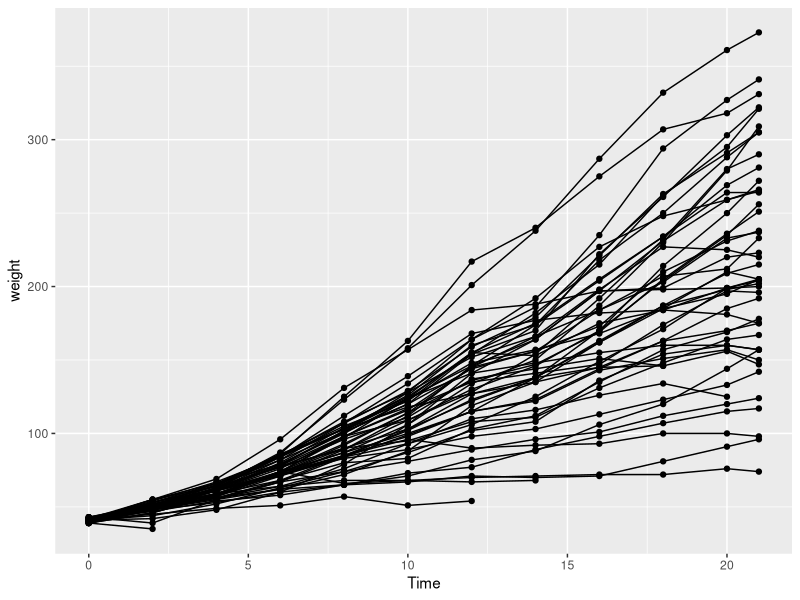
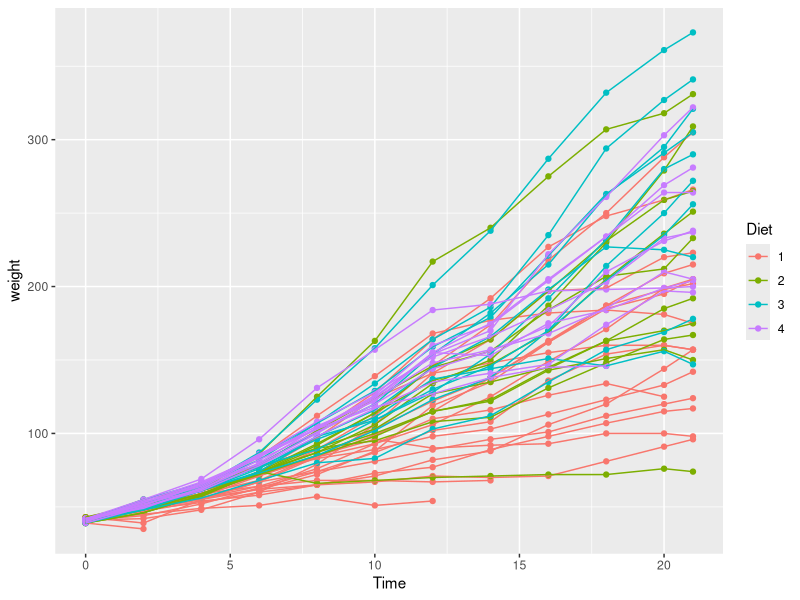
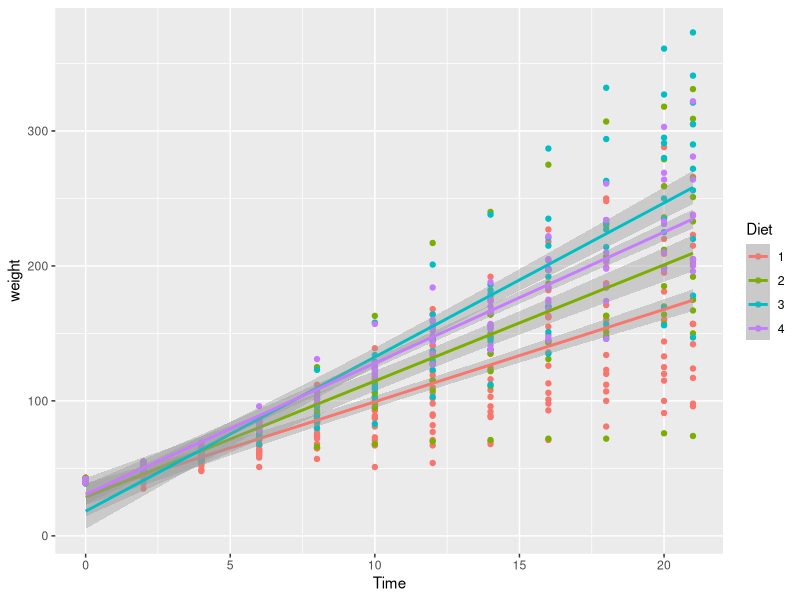
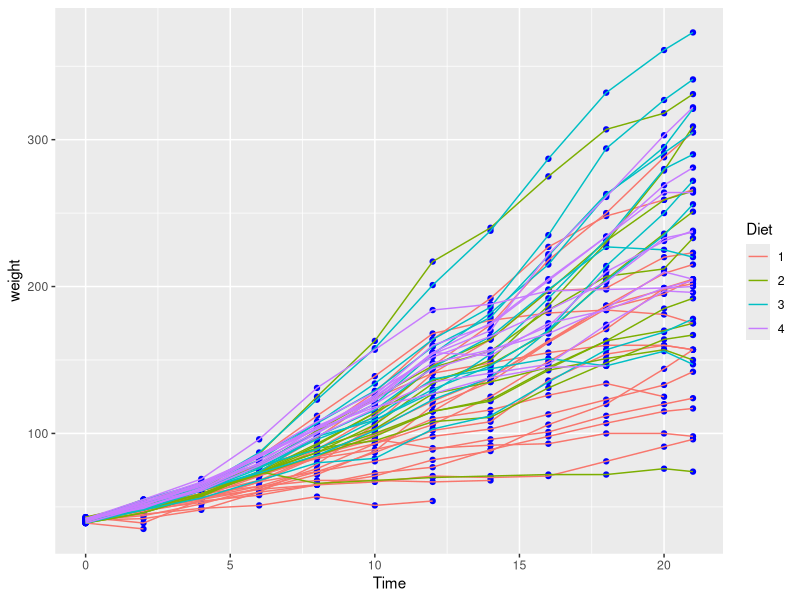
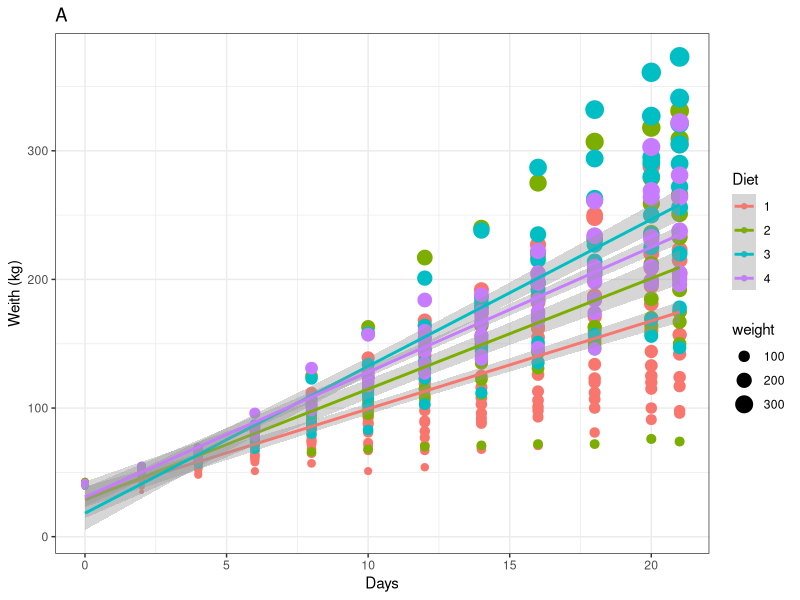
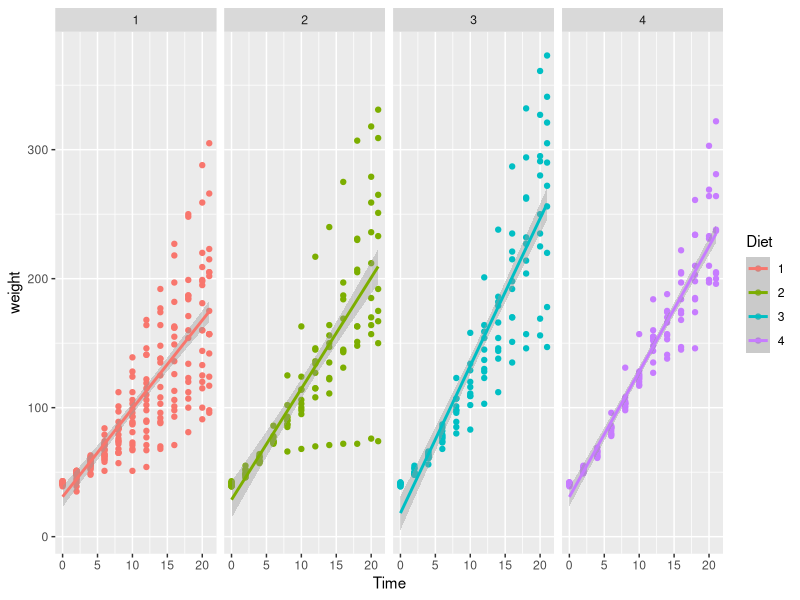
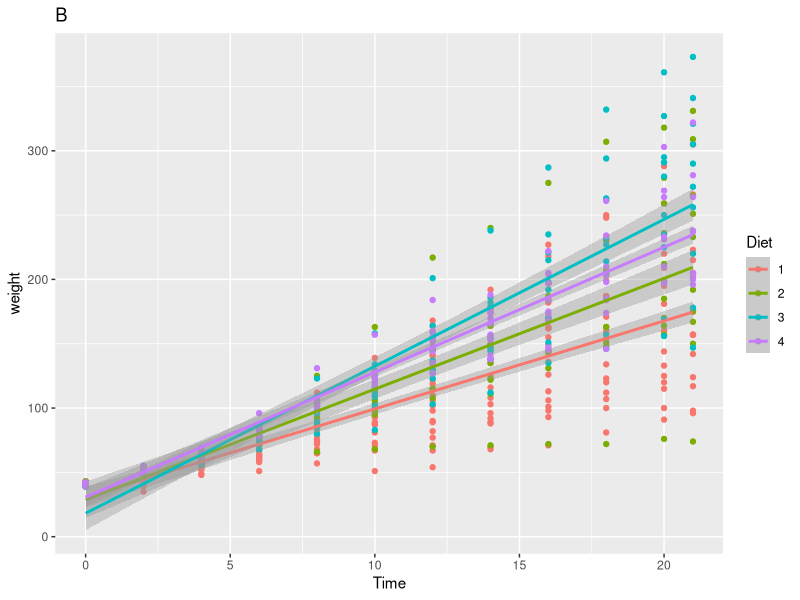
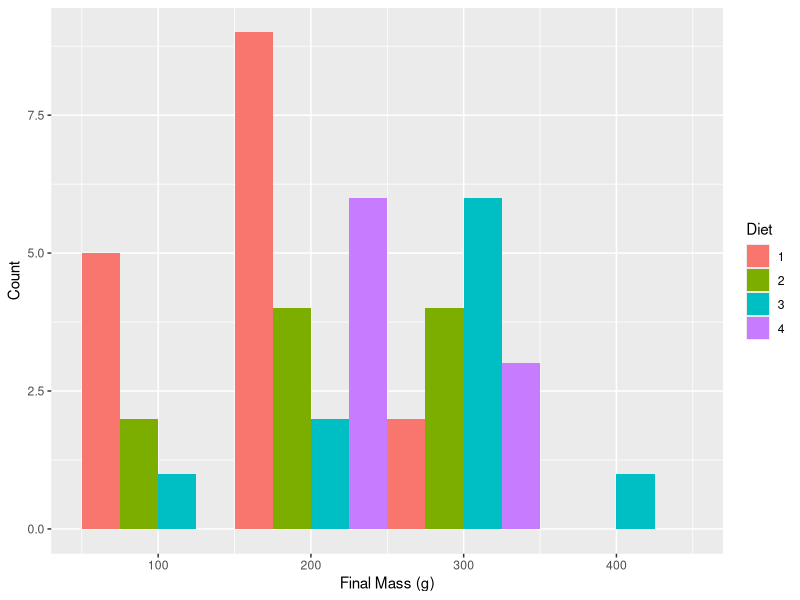

Recreate these plots in R, in order.
# Day2 
# Plotting in R using ggplot2
# Osama Alkalei
# 30th Jan 2019

# load libraries 
library(tidyverse)

chicks <- datasets::ChickWeight
??ChickWeight

ggplot(data = chicks, aes(x = Time, y = weight)) +
  geom_point() +
  geom_line(aes(group = Chick))

ggplot(chicks, aes( x = Time, y = weight, colour = Diet)) + 
  geom_point() + 
  geom_line(aes(group = Chick))


ggplot(chicks, aes( x = Time, y = weight, colour = Diet)) + 
  geom_point() + 
  geom_smooth(method = "lm")

ggplot(chicks, aes( x = Time, y = weight, colour = Diet)) + 
  geom_point(color = "blue") + 
  geom_line(aes(group = Chick))

ggplot(chicks, aes( x = Time, y = weight, colour = Diet)) + 
  geom_point(aes(size = weight)) + 
  geom_smooth(method = "lm") +
  labs(x = "Days", y = "Weith (kg)") +
  theme_bw() +
  ggtitle("A") +
  theme_bw()

# Facetting in ggplot
library(ggpubr)

ggplot(chicks, aes(x = Time, y = weight, colour = Diet)) +
  geom_point() +
  geom_smooth(method = "lm") +
  facet_wrap(~Diet, ncol = 4)

chicks_2 <- chicks %>% 
  filter(Time == 21)

plot_1 <- ggplot(chicks, aes( x = Time, y = weight, colour = Diet)) + 
  geom_point() + 
  geom_line(aes(group = Chick)) +
  labs(x = "Days", y = "weight") +
  ggtitle("A")


plot_2 <- ggplot(chicks, aes( x = Time, y = weight, colour = Diet)) + 
  geom_point() + 
  geom_smooth(method = "lm") +
  ggtitle("B")
plot_2

plot3<- ggplot(data = chicks_2, aes(x = weight)) +
  geom_histogram(aes(fill = Diet), position = "dodge", binwidth = 100) +
  labs(x = "Final Mass (g)", y = "Count")
plot3

plot4<- ggplot(data = chicks_2, aes(x = Diet, y = weight)) +
  geom_boxplot(aes(fill = Diet)) +
  labs(x = "Diet", y = "Final Mass (g)")
plot4

library(ggpubr)
plot_combined <- ggarrange(plot_1, plot_2, plot3, plot4)

## 3rd library
library(boot)

urine <- boot::urine











